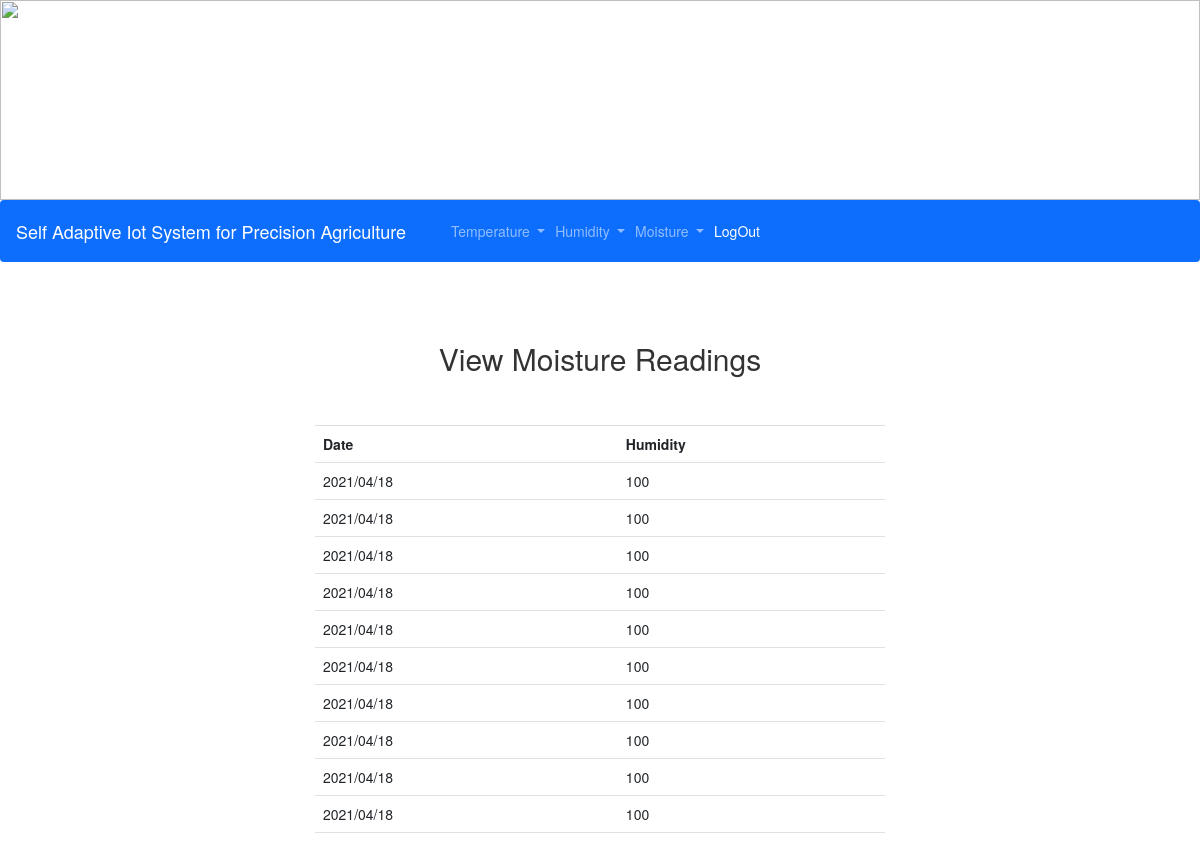
Page /viewmoist.php on the committed database.
### tables this page shows
CREATE TABLE `moisture` (
  `date` varchar(333) NOT NULL,
  `mositure` varchar(333) NOT NULL
);

### viewmoist.php (the view, shortened to what this page needs)
<?php
include './dbcon.php';
?>
<!DOCTYPE html>
<html>
<head>
<link href="https://cdn.jsdelivr.net/npm/bootstrap@5.0.0-beta3/dist/css/bootstrap.min.css" rel="stylesheet">
    <link rel="stylesheet" href="https://maxcdn.bootstrapcdn.com/bootstrap/3.3.6/css/bootstrap.min.css" />
    <link rel="stylesheet" href="https://cdnjs.cloudflare.com/ajax/libs/bootstrap-multiselect/0.9.13/css/bootstrap-multiselect.css" />
</head>
<body>
<img width="100%" height="200px" src="https://encrypted-tbn0.gstatic.com/images?q=tbn:ANd9GcSY1AqemHwFy8FBzKXStVg59p4EyRCVBgVHzg&usqp=CAU" alt="">
    <nav class="navbar navbar-expand-lg navbar-dark bg-primary">
  <div class="container-fluid">
    <a class="navbar-brand" href="#">Self Adaptive Iot System for Precision Agriculture </a>
    <div class="collapse navbar-collapse" id="navbarSupportedContent">
      <ul class="navbar-nav me-auto mb-2 mb-lg-0">
        <li class="nav-item dropdown">
          <a class="nav-link dropdown-toggle" href="#" id="navbarDropdown" role="button" data-bs-toggle="dropdown" aria-expanded="false">
            Temperature
          </a>
        </li>
        <li class="nav-item dropdown">
          <a class="nav-link dropdown-toggle" href="#" id="navbarDropdown" role="button" data-bs-toggle="dropdown" aria-expanded="false">
            Humidity
          </a>
        </li>
        <li class="nav-item dropdown">
          <a class="nav-link dropdown-toggle" href="#" id="navbarDropdown" role="button" data-bs-toggle="dropdown" aria-expanded="false">
            Moisture
          </a>
        </li>
        <li class="nav-item">
          <a class="nav-link active" aria-current="page" href="index.php">LogOut</a>
        </li>
      </ul>
    </div>
  </div>
</nav>
    <br /><br />
    <div class="container" style="width:600px;">
        <h2 align="center"> View Moisture Readings </h2>
        <br /><br />
                <?php
                 $sql = "SELECT `date`, `mositure` FROM `moisture` order by `date` DESC  LIMIT 10
                 ";
                $result = $conn->query($sql);
                if ($result->num_rows > 0) {
                    echo "<table class='table'> <tr>  <th> Date </th> <th> Humidity </th>    </tr>";
                    while ($row = $result->fetch_assoc()) {
                        $date = $row["date"];
                        $Temperature = $row["mositure"];
                        echo " <tr>  <td> $date </td> <td> $Temperature </td>    </tr>";
                    }
                    echo "</table>";
                }
                ?>
    </div>
</body>
</html>

### rows in the picture
moisture: date "2021/04/18", mositure "100"
moisture: date "2021/04/18", mositure "100"
moisture: date "2021/04/18", mositure "100"
moisture: date "2021/04/18", mositure "100"
moisture: date "2021/04/18", mositure "100"
moisture: date "2021/04/18", mositure "100"
moisture: date "2021/04/18", mositure "100"
moisture: date "2021/04/18", mositure "100"
moisture: date "2021/04/18", mositure "100"
moisture: date "2021/04/18", mositure "100"
